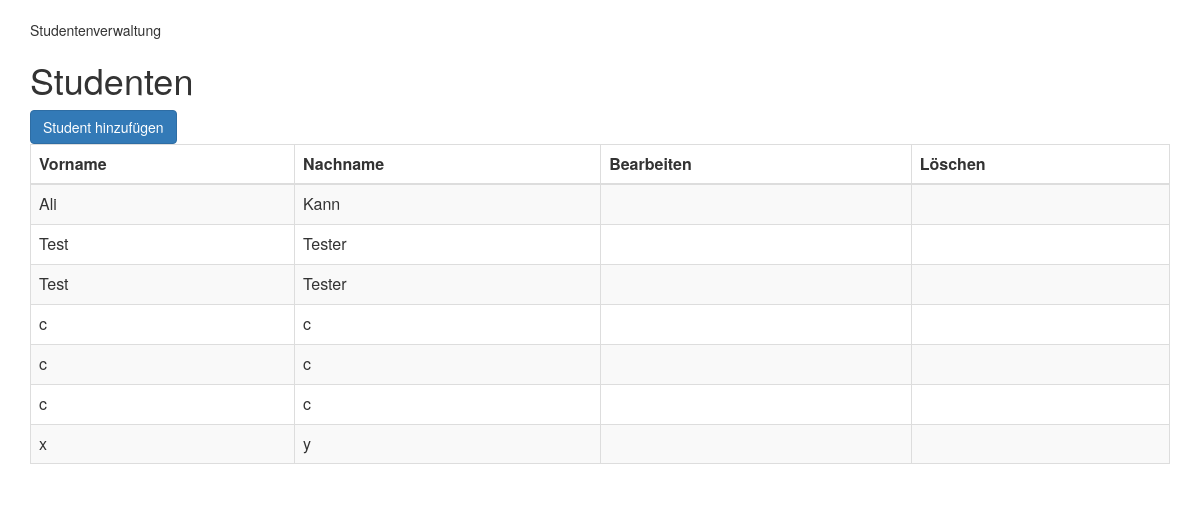
The page /students/ on the database as committed earlier.
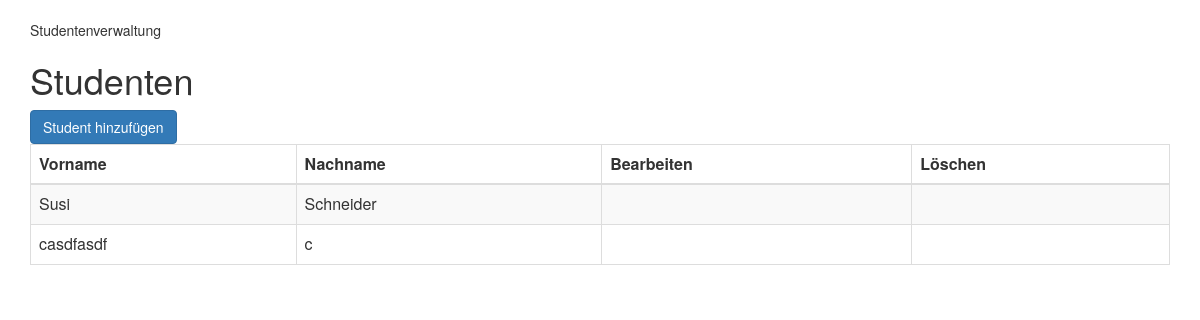
The same page on the database as committed later.
### ESA2/models.py (models this page shows, shortened)
class Student(models.Model):
    forename = models.CharField(max_length=50)
    lastname = models.CharField(max_length=50)

### ESA2/views/Student.py (the view)
# urls.py: path('students/', Student.get_student_list, name='studentList'),
def get_student_list(request):
    students=Student.objects.all().order_by('lastname')
    return render(request, 'student_list.html', {'page_title':'Studenten', 'students':students})

### ESA2/templates/student_list.html
﻿{% extends 'base.html' %}
{% load bootstrap3 %}
{% block content %}
<a href="{% url 'addStudent' %}" class="btn btn-primary">Student hinzufügen</a>
<table class="table table-bordered table-striped">
    <thead>
    <th>Vorname</th>
    <th>Nachname</th>
    <th>Bearbeiten</th>
    <th>Löschen</th>
    </thead>
    {% for student in students %}
    <tr>
        <td>{{ student.forename }}</td>
        <td>{{ student.lastname }}</td>
        <td><a href="{% url 'editStudent' pk=student.pk %}">{% bootstrap_icon 'edit' %}</a></td>
        <td><a href="{% url 'deleteStudent' pk=student.pk %}">{% bootstrap_icon 'erase' %}</a></td>
    </tr>
    {% endfor %}
</table>
{% endblock %}

Rows that differ between the two databases and show on the page:
removed Student: forename "Ali", lastname "Kann"
removed Student: forename "Test", lastname "Tester"
removed Student: forename "Test", lastname "Tester"
removed Student: forename "c", lastname "c"
removed Student: forename "c", lastname "c"
removed Student: forename "x", lastname "y"
added Student: forename "Susi", lastname "Schneider"
changed Student: forename "c" → "casdfasdf"
